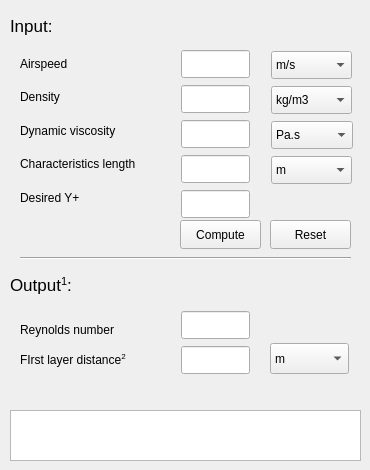
    <widget class="QWidget" name="tab_2">
     <attribute name="title">
      <string>Y+</string>
     </attribute>
     <widget class="QLabel" name="Input_3">
      <property name="geometry">
       <rect>
        <x>10</x>
        <y>10</y>
        <width>150</width>
        <height>31</height>
       </rect>
      </property>
      <property name="font">
       <font>
        <pointsize>13</pointsize>
       </font>
      </property>
      <property name="frameShadow">
       <enum>QFrame::Shadow::Sunken</enum>
      </property>
      <property name="lineWidth">
       <number>5</number>
      </property>
      <property name="text">
       <string>Input:</string>
      </property>
     </widget>
     <widget class="Line" name="line_2">
      <property name="geometry">
       <rect>
        <x>20</x>
        <y>250</y>
        <width>331</width>
        <height>16</height>
       </rect>
      </property>
      <property name="orientation">
       <enum>Qt::Orientation::Horizontal</enum>
      </property>
     </widget>
     <widget class="QLabel" name="Input_4">
      <property name="geometry">
       <rect>
        <x>10</x>
        <y>270</y>
        <width>150</width>
        <height>31</height>
       </rect>
      </property>
      <property name="font">
       <font>
        <pointsize>13</pointsize>
       </font>
      </property>
      <property name="frameShadow">
       <enum>QFrame::Shadow::Sunken</enum>
      </property>
      <property name="lineWidth">
       <number>5</number>
      </property>
      <property name="text">
       <string>&lt;html&gt;&lt;head/&gt;&lt;body&gt;&lt;p&gt;Output&lt;sup&gt;1&lt;/sup&gt;:&lt;/p&gt;&lt;/body&gt;&lt;/html&gt;</string>
      </property>
     </widget>
     <widget class="QComboBox" name="AltUnits_Yp_2">
      <property name="geometry">
       <rect>
        <x>270</x>
        <y>343</y>
        <width>79</width>
        <height>31</height>
       </rect>
      </property>
      <item>
       <property name="text">
        <string>m</string>
       </property>
      </item>
      <item>
       <property name="text">
        <string>ft</string>
       </property>
      </item>
     </widget>
     <widget class="QPushButton" name="Compute_Yp">
      <property name="geometry">
       <rect>
        <x>180</x>
        <y>220</y>
        <width>81</width>
        <height>29</height>
       </rect>
      </property>
      <property name="text">
       <string>Compute</string>
      </property>
     </widget>
     <widget class="QPushButton" name="Reset_Yp">
      <property name="geometry">
       <rect>
        <x>270</x>
        <y>220</y>
        <width>81</width>
        <height>29</height>
       </rect>
      </property>
      <property name="text">
       <string>Reset</string>
      </property>
     </widget>
     <widget class="QWidget" name="layoutWidget">
      <property name="geometry">
       <rect>
        <x>20</x>
        <y>50</y>
        <width>143</width>
        <height>161</height>
       </rect>
      </property>
      <layout class="QVBoxLayout" name="verticalLayout_5">
       <item>
        <widget class="QLabel" name="label_13">
         <property name="text">
          <string>Airspeed</string>
         </property>
         <property name="alignment">
          <set>Qt::AlignmentFlag::AlignLeading|Qt::AlignmentFlag::AlignLeft|Qt::AlignmentFlag::AlignVCenter</set>
         </property>
        </widget>
       </item>
       <item>
        <widget class="QLabel" name="label_14">
         <property name="text">
          <string>Density</string>
         </property>
         <property name="alignment">
          <set>Qt::AlignmentFlag::AlignLeading|Qt::AlignmentFlag::AlignLeft|Qt::AlignmentFlag::AlignVCenter</set>
         </property>
        </widget>
       </item>
       <item>
        <widget class="QLabel" name="label_15">
         <property name="text">
          <string>Dynamic viscosity</string>
         </property>
         <property name="alignment">
          <set>Qt::AlignmentFlag::AlignLeading|Qt::AlignmentFlag::AlignLeft|Qt::AlignmentFlag::AlignVCenter</set>
         </property>
        </widget>
       </item>
       <item>
        <widget class="QLabel" name="label_16">
         <property name="text">
          <string>Characteristics length</string>
         </property>
         <property name="alignment">
          <set>Qt::AlignmentFlag::AlignLeading|Qt::AlignmentFlag::AlignLeft|Qt::AlignmentFlag::AlignVCenter</set>
         </property>
        </widget>
       </item>
       <item>
        <widget class="QLabel" name="label_17">
         <property name="text">
          <string>Desired Y+</string>
         </property>
         <property name="alignment">
          <set>Qt::AlignmentFlag::AlignLeading|Qt::AlignmentFlag::AlignLeft|Qt::AlignmentFlag::AlignVCenter</set>
         </property>
        </widget>
       </item>
      </layout>
     </widget>
     <widget class="QTextBrowser" name="infoBrowser_Yp">
      <property name="geometry">
       <rect>
        <x>10</x>
        <y>410</y>
        <width>351</width>
        <height>51</height>
       </rect>
      </property>
      <property name="font">
       <font>
        <pointsize>8</pointsize>
       </font>
      </property>
     </widget>
     <widget class="QLineEdit" name="dsOutp_Yp">
      <property name="geometry">
       <rect>
        <x>181</x>
        <y>346</y>
        <width>69</width>
        <height>28</height>
       </rect>
      </property>
      <property name="readOnly">
       <bool>true</bool>
      </property>
     </widget>
     <widget class="QLineEdit" name="ReOutp_Yp">
      <property name="geometry">
       <rect>
        <x>181</x>
        <y>311</y>
        <width>69</width>
        <height>28</height>
       </rect>
      </property>
     </widget>
     <widget class="QLabel" name="label_18">
      <property name="geometry">
       <rect>
        <x>20</x>
        <y>320</y>
        <width>115</width>
        <height>20</height>
       </rect>
      </property>
      <property name="text">
       <string>Reynolds number</string>
      </property>
      <property name="alignment">
       <set>Qt::AlignmentFlag::AlignLeading|Qt::AlignmentFlag::AlignLeft|Qt::AlignmentFlag::AlignVCenter</set>
      </property>
     </widget>
     <widget class="QLabel" name="label_19">
      <property name="geometry">
       <rect>
        <x>20</x>
        <y>350</y>
        <width>127</width>
        <height>20</height>
       </rect>
      </property>
      <property name="text">
       <string>&lt;!DOCTYPE HTML PUBLIC &quot;-//W3C//DTD HTML 4.0//EN&quot; &quot;http://www.w3.org/TR/REC-html40/strict.dtd&quot;&gt;
&lt;html&gt;&lt;head&gt;&lt;meta name=&quot;qrichtext&quot; content=&quot;1&quot; /&gt;&lt;meta charset=&quot;utf-8&quot; /&gt;&lt;style type=&quot;text/css&quot;&gt;
p, li { white-space: pre-wrap; }
hr { height: 1px; border-width: 0; }
li.unchecked::marker { content: &quot;\2610&quot;; }
li.checked::marker { content: &quot;\2612&quot;; }
&lt;/style&gt;&lt;/head&gt;&lt;body style=&quot; font-family:'Segoe UI'; font-size:9pt; font-weight:400; font-style:normal;&quot;&gt;
&lt;p style=&quot; margin-top:12px; margin-bottom:12px; margin-left:0px; margin-right:0px; -qt-block-indent:0; text-indent:0px;&quot;&gt;FIrst layer distance&lt;sup&gt;2&lt;/sup&gt;&lt;/p&gt;&lt;/body&gt;&lt;/html&gt;</string>
      </property>
      <property name="alignment">
       <set>Qt::AlignmentFlag::AlignLeading|Qt::AlignmentFlag::AlignLeft|Qt::AlignmentFlag::AlignVCenter</set>
      </property>
     </widget>
     <widget class="QLineEdit" name="DensityInp_Yp">
      <property name="geometry">
       <rect>
        <x>181</x>
        <y>85</y>
        <width>69</width>
        <height>28</height>
       </rect>
      </property>
     </widget>
     <widget class="QLineEdit" name="LengthInp_Yp">
      <property name="geometry">
       <rect>
        <x>181</x>
        <y>155</y>
        <width>69</width>
        <height>28</height>
       </rect>
      </property>
     </widget>
     <widget class="QLineEdit" name="YpInp_Yp">
      <property name="geometry">
       <rect>
        <x>181</x>
        <y>190</y>
        <width>69</width>
        <height>28</height>
       </rect>
      </property>
     </widget>
     <widget class="QLineEdit" name="AirspeedInp_Yp">
      <property name="geometry">
       <rect>
        <x>181</x>
        <y>50</y>
        <width>69</width>
        <height>28</height>
       </rect>
      </property>
     </widget>
     <widget class="QLineEdit" name="ViscosityInp_Yp">
      <property name="geometry">
       <rect>
        <x>181</x>
        <y>120</y>
        <width>69</width>
        <height>28</height>
       </rect>
      </property>
     </widget>
     <widget class="QComboBox" name="AltUnits_Yp">
      <property name="geometry">
       <rect>
        <x>271</x>
        <y>156</y>
        <width>81</width>
        <height>28</height>
       </rect>
      </property>
      <item>
       <property name="text">
        <string>m</string>
       </property>
      </item>
      <item>
       <property name="text">
        <string>ft</string>
       </property>
      </item>
     </widget>
     <widget class="QComboBox" name="AirspeedUnits_Yp">
      <property name="geometry">
       <rect>
        <x>271</x>
        <y>51</y>
        <width>81</width>
        <height>28</height>
       </rect>
      </property>
      <item>
       <property name="text">
        <string>m/s</string>
       </property>
      </item>
      <item>
       <property name="text">
        <string>km/h</string>
       </property>
      </item>
      <item>
       <property name="text">
        <string>ft/s</string>
       </property>
      </item>
      <item>
       <property name="text">
        <string>mi/hr</string>
       </property>
      </item>
      <item>
       <property name="text">
        <string>knots</string>
       </property>
      </item>
     </widget>
     <widget class="QComboBox" name="ViscosityCombo_Yp">
      <property name="geometry">
       <rect>
        <x>271</x>
        <y>121</y>
        <width>82</width>
        <height>28</height>
       </rect>
      </property>
      <item>
       <property name="text">
        <string>Pa.s</string>
       </property>
      </item>
      <item>
       <property name="text">
        <string>lbf.s/ft2</string>
       </property>
      </item>
     </widget>
     <widget class="QComboBox" name="DensityCombo_Yp">
      <property name="geometry">
       <rect>
        <x>271</x>
        <y>86</y>
        <width>81</width>
        <height>28</height>
       </rect>
      </property>
      <item>
       <property name="text">
        <string>kg/m3</string>
       </property>
      </item>
      <item>
       <property name="text">
        <string>slug/m3</string>
       </property>
      </item>
     </widget>
    </widget>
